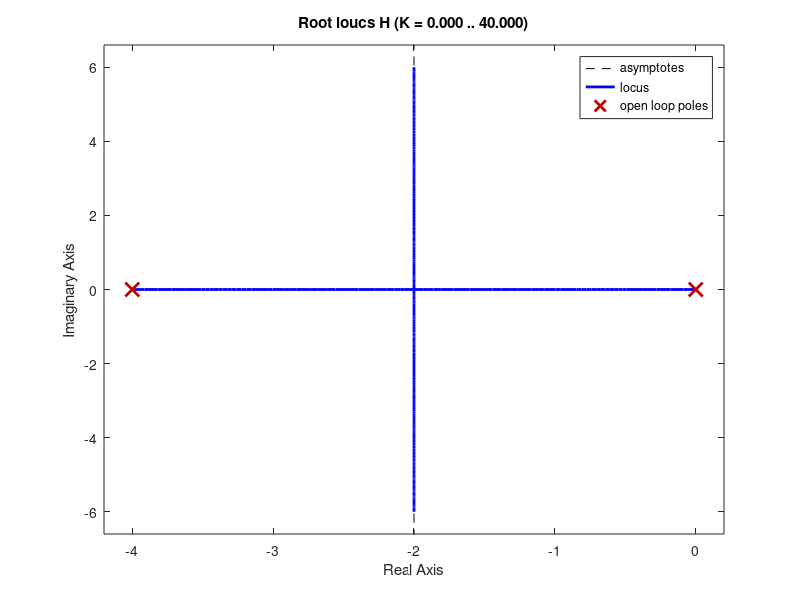
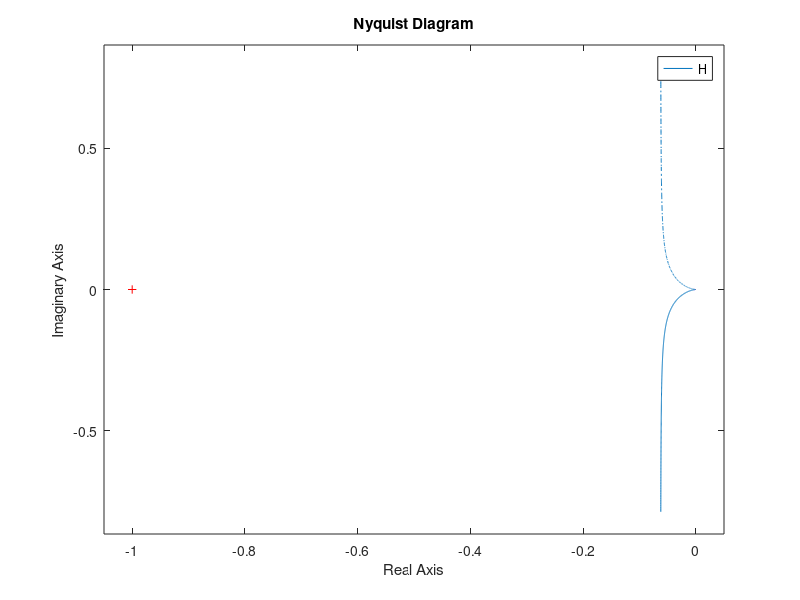
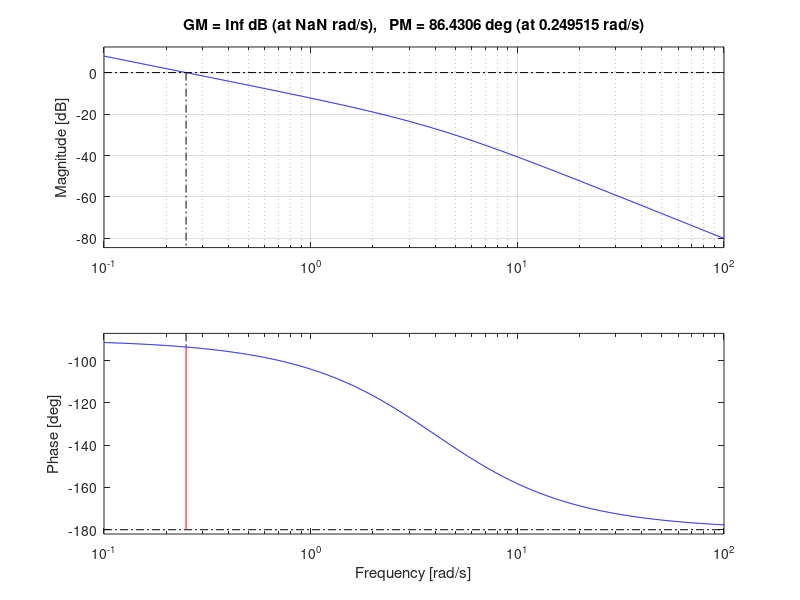
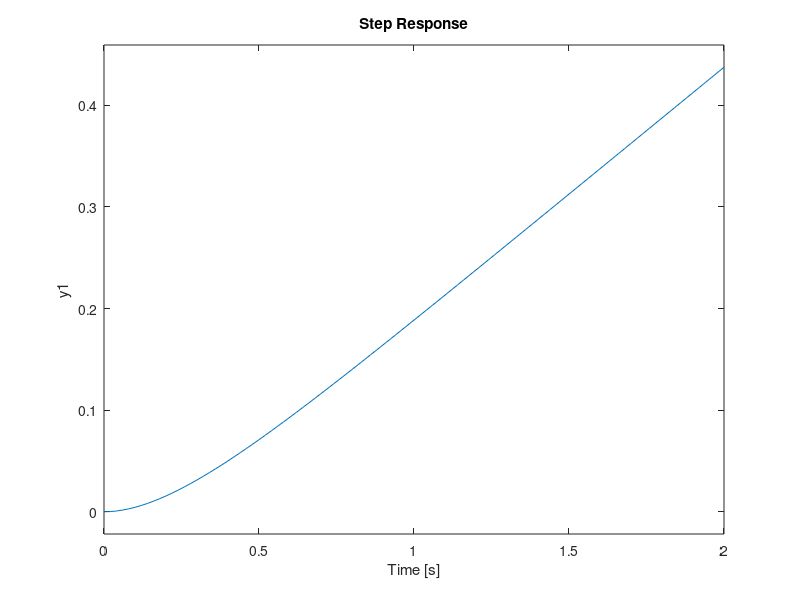

Reproduce these figures in MATLAB, in order.
A = [0 1;0 -4];
B = [0;1];
C = [1 0];
D = 0;
eig(A)

H=ss(A,B,C,D)
tf(H)

Gm = margin(H)

%% Root Locus
figure(1)
plot(1,2)
rlocus(H), grid

%% Nyquist
figure(2)
plot(1,2)
nyquist(H), grid

%% Bode
figure(3)
plot(1,2)
margin(H), grid

%% Step
figure(4)
plot(1,2)
step(H), grid

%% Stable Gain Range
s=tf('s')
Gp= 1/(s^2+4*s)
%sisotool(Gp)
% Stability Analysis from Root Locus:
% Scanning the real axis, the gain is stable between values of 0 and -4
% Scanning the imag axis when the real axis is at -2, all values are stable